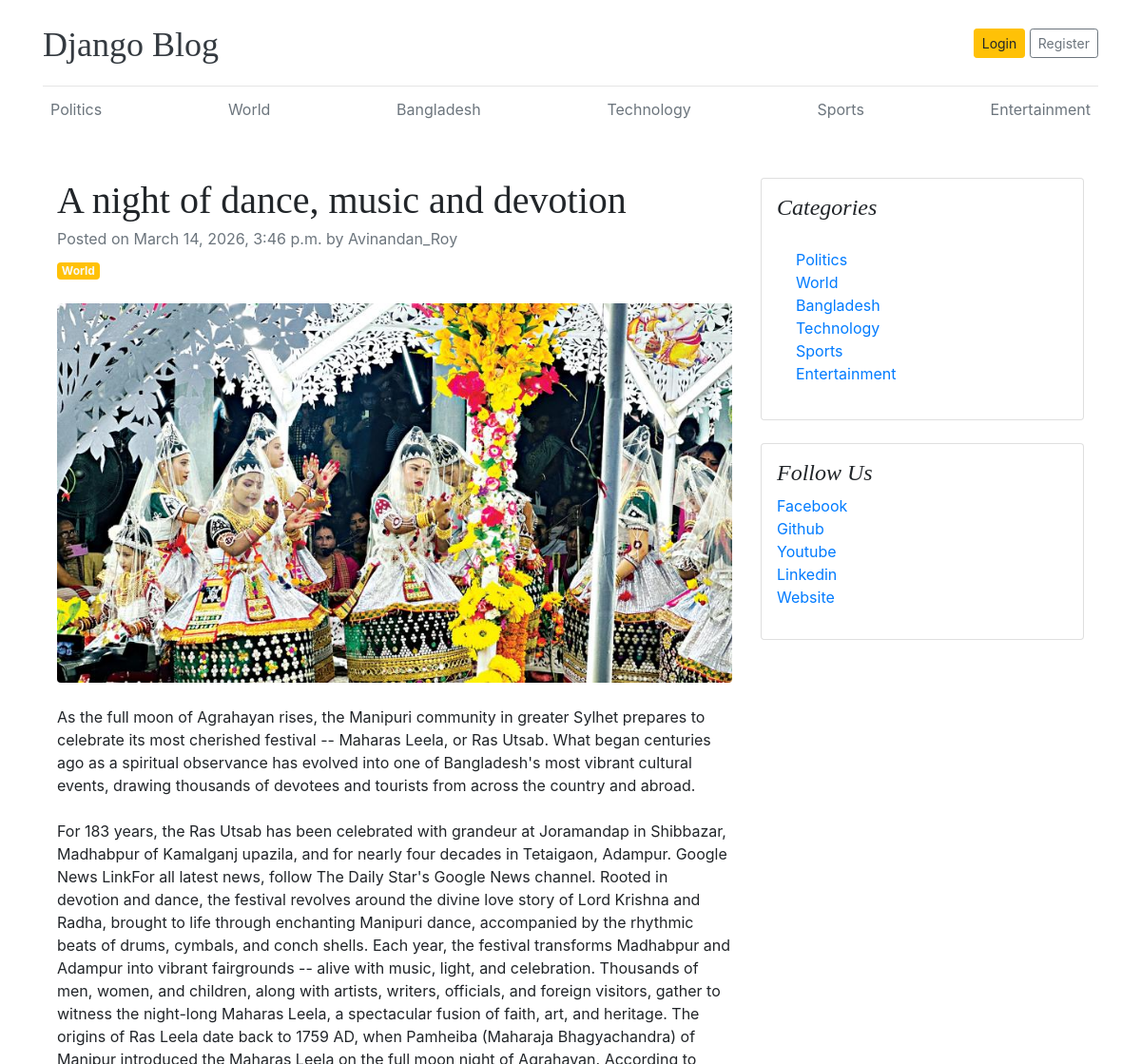
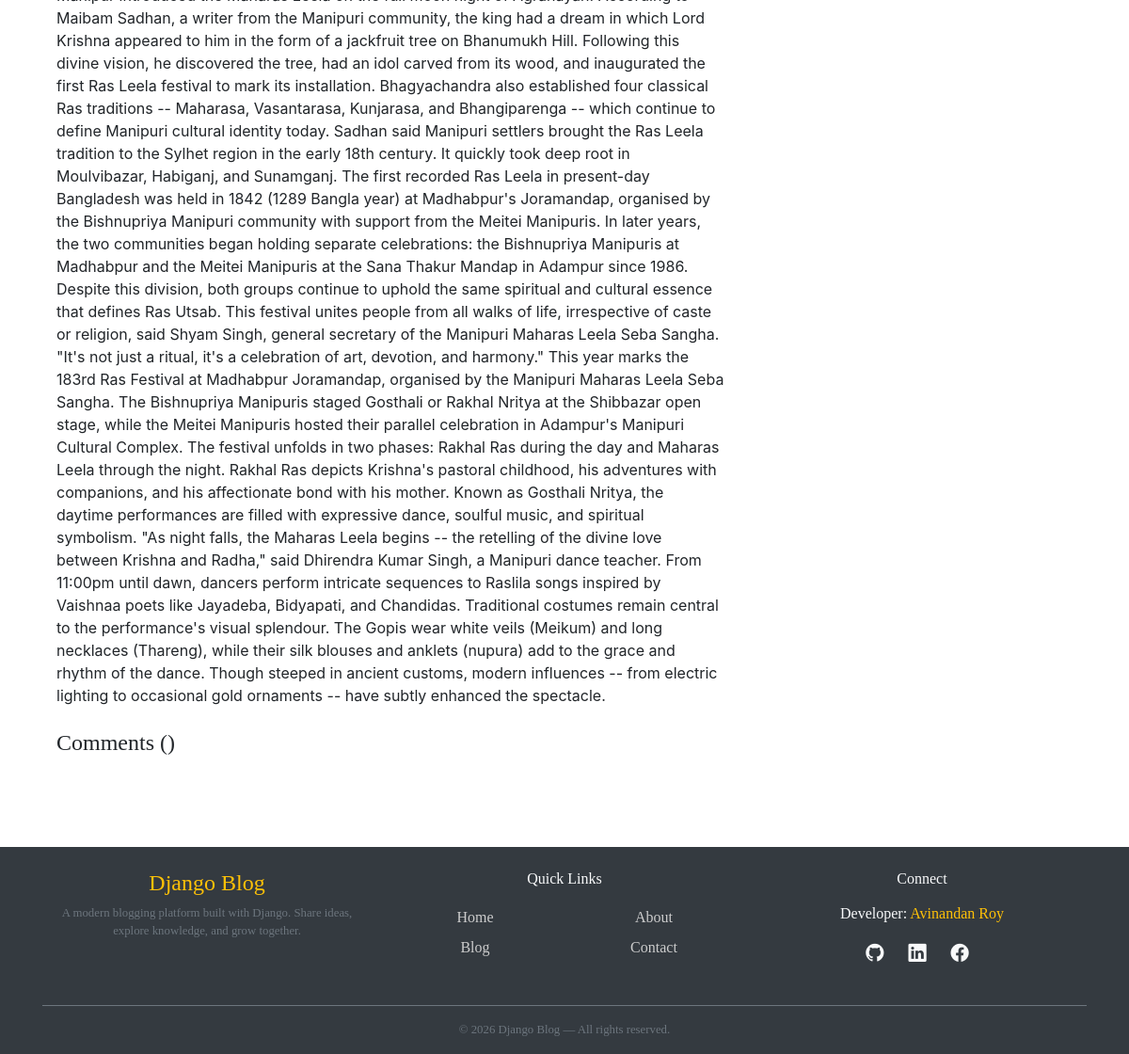
The page /post/World/a-night-of-dance-music-and-devotion/ on the database its author committed (2 pictures, top to bottom).
### blogs/models.py (models this page shows, shortened)
class Category(models.Model):
    category_name = models.CharField(max_length= 100 , unique= True)
    created_at = models.DateTimeField(auto_now_add= True)
    updated_at = models.DateTimeField(auto_now= True)
    class Meta:
        verbose_name = 'Category'
        verbose_name_plural = 'Categories'
    def __str__(self):
        return self.category_name

class Blog(models.Model):
    title = models.CharField(max_length= 200)
    slug = models.SlugField(max_length=300 , unique= True, blank= True)
    category = models.ForeignKey(Category , on_delete=models.CASCADE)
    author = models.ForeignKey(User , on_delete= models.CASCADE)
    featured_image = models.ImageField(upload_to='uploads/%Y/%m/%d/')
    short_description = models.TextField(max_length=500)
    blog_body = models.TextField(max_length=10000)
    status = models.CharField(choices=STATUS_CHOICES, default='Draft' ,max_length=20)
    is_featured = models.BooleanField(default=False)
    created_at = models.DateTimeField(auto_now_add= True)
    updated_at = models.DateTimeField(auto_now= True)
    class Meta:
        verbose_name = 'Blog'
        verbose_name_plural = 'Blogs'
        ordering = ['-created_at']

### aboutSocialLink/models.py (models this page shows, shortened)
class Social_Media_Link(models.Model):
    platform_name = models.CharField(max_length=100)
    url = models.URLField(max_length=200)
    created_at = models.DateTimeField(auto_now_add=True)
    updated_at = models.DateTimeField(auto_now=True)
    class Meta:
        verbose_name = 'Social Media Link'
        verbose_name_plural = 'Social Media Links'

### blogs/views.py (the view)
# urls.py: path('post/<str:category_name>/<slug:slug>/', Blogs_Views.single_post_view, name='single_post_view', ),
def single_post_view(request,category_name, slug ):
    try:
        post = Blog.objects.get( status = 'Published' ,slug = slug , category__category_name = category_name)
    except Blog.DoesNotExist:
        post = None
    categories = Category.objects.all()
    context ={
        'post': post,
        'categories': categories,
    }
    return render(request , 'single_post_view.html' , context,)

### blogs/context_processors.py (called while the page is built)
def get_categories(request):
    categories = Category.objects.all()
    return dict( categories = categories )

def get_social_Links(request):
    social_links = Social_Media_Link.objects.all()
    return dict(social_links = social_links)

### templates/single_post_view.html (shortened to what this page needs)
{% extends 'base.html' %}
{% block content %}
  {% if post %}
    <div class="container mt-5">
      <div class="row">
        <div class="col-lg-8">
          <article>
            <header class="mb-4">
              <h1 class="fw-bolder mb-1">{{ post.title }}</h1>
              <div class="text-muted fst-italic mb-2">Posted on {{ post.created_at }} by {{ post.author }}</div>
              <a class="badge bg-warning text-decoration-none text-light" href="{% url 'post_by_category' post.category_id %} ">{{ post.category }}</a>
            </header>
            <figure class="mb-4">
              <img class="img-fluid rounded" src="{{ post.featured_image.url }}" alt="Image" />
            </figure>
            <section class="mb-5">
              <p class="fs-5 mb-4">{{ post.short_description }}</p>
              <p class="fs-5 mb-4">{{ post.blog_body }}</p>
              <h4>Comments ({{ comment_count }})</h4>
            </section>
          </article>
        </div>
        <div class="col-lg-4">
          <div class="card mb-4 p-3">
            <h4 class="font-italic">Categories</h4>
            <div class="card-body">
              <div class="row">
                <div class="col-sm-6">
                  <ul class="list-unstyled mb-0">
                    {% for category in categories %}
                      <li>
                        <a href="{% url 'post_by_category' category.id %}">{{ category.category_name }}</a>
                      </li>
                    {% endfor %}
                  </ul>
                </div>
              </div>
            </div>
          </div>
          {% if social_links %}
            <div class="card mb-4 p-3">
              <h4 class="font-italic">Follow Us</h4>
              <ol class="list-unstyled">
                {% for i in social_links %}
                  <li>
                    <a href="{{ i.url }}" target="_blank">{{ i.platform_name }}</a>
                  </li>
                {% endfor %}
              </ol>
            </div>
          {% endif %}
        </div>
      </div>
    </div>
  {% endif %}
{% endblock %}

### templates/base.html (shortened to what this page needs)
{% load static %}
<!DOCTYPE html>
<html lang="en">
  <head>
    <link href="https://getbootstrap.com/docs/4.0/dist/css/bootstrap.min.css" rel="stylesheet" />
    <link href="https://cdn.jsdelivr.net/npm/bootstrap-icons@1.11.3/font/bootstrap-icons.css" rel="stylesheet" />
    <link rel="stylesheet" href="{% static 'css/blog.css' %}" />
  </head>
  <body>
    <div class="content-wrapper">
      <div class="container">
        <header class="blog-header py-3">
          <div class="row flex-nowrap justify-content-between align-items-center">
            <div class="col-8 pt-1">
              <a class="blog-header-logo text-dark" href="/">Django Blog</a>
            </div>
            <div class="col-4 d-flex justify-content-end align-items-center">
              {% if not user.is_authenticated %}
                <a class="btn btn-sm btn-warning" href="{% url 'login' %}">Login</a> &nbsp;
                <a class="btn btn-sm btn-outline-secondary" href="{% url 'register' %}">Register</a>
              {% else %}
                <a href="{% url 'dashboard' %}"><i class="bi bi-person pr-2 display-4 fw-bold"></i></a>
                <a class="btn btn-sm btn-danger" href="{% url 'logout' %}">Logout</a>
              {% endif %}
            </div>
          </div>
        </header>
        <div class="nav-scroller py-1 mb-2">
          <nav class="nav d-flex justify-content-between">
            {% for category in categories %}
              {% if category %}
                <a class="p-2 text-muted" href="{% url 'post_by_category' category.id %}">{{ category.category_name }}</a>
              {% endif %}
            {% endfor %}
          </nav>
        </div>
        {% block content %}
        {% endblock %}
      </div>
    </div>
    <footer class="footer bg-dark text-light pt-4 pb-3 mt-5">
      <div class="container">
        <div class="row text-center text-md-start">
          <div class="col-12 col-md-4 mb-4">
            <h4 class="fw-bold text-warning">Django Blog</h4>
            <p class="small text-muted px-2 px-md-0">A modern blogging platform built with Django. Share ideas, explore knowledge, and grow together.</p>
          </div>
          <div class="col-12 col-md-4 mb-4">
            <h6 class="fw-semibold mb-3">Quick Links</h6>
            <div class="row">
              <div class="col-6">
                <a href="/" class="footer-link py-1 d-block">Home</a>
                <a href="#" class="footer-link py-1 d-block">Blog</a>
              </div>
              <div class="col-6">
                <a href="#" class="footer-link py-1 d-block">About</a>
                <a href="#" class="footer-link py-1 d-block">Contact</a>
              </div>
            </div>
          </div>
          <div class="col-12 col-md-4 mb-4">
            <h6 class="fw-semibold mb-3">Connect</h6>
            <p>
              Developer:
              <a href="#" class="text-warning text-decoration-none fw-semibold">Avinandan Roy</a>
            </p>
            <div class="d-flex justify-content-center justify-content-md-center gap-3 mt-2">
              <a href="#" class="footer-icon text-light mx-2"><i class="bi bi-github"></i></a>
              <a href="#" class="footer-icon text-light mx-2"><i class="bi bi-linkedin"></i></a>
              <a href="#" class="footer-icon text-light mx-2"><i class="bi bi-facebook"></i></a>
            </div>
          </div>
        </div>
        <hr class="border-secondary my-3" />
        <div class="text-center small text-muted px-2">© 2026 Django Blog — All rights reserved.</div>
      </div>
    </footer>
  </body>
</html>

### static/css/blog.css (style rules this page uses)
.blog-header { border-bottom: 1px solid #e5e5e5; }
.blog-header-logo { font-family: "Playfair Display", Georgia, "Times New Roman", serif; font-size: 2.25rem; }
h1, h2, h3, h4, h5, h6 { font-family: "Playfair Display", Georgia, "Times New Roman", serif; }
.footer { font-family: "Playfair Display", Georgia, "Times New Roman", serif; }
.footer-link { color: #ccc; text-decoration: none; }
.footer-icon { font-size: 1.4rem; padding-right: 10px; color: #ccc; font-size: 1.2rem; }

### templates/base.html (style rules this page uses)
body { min-height: 100vh; display: flex; flex-direction: column; }
.content-wrapper { flex: 1 0 auto; }
footer { flex-shrink: 0; }

### rows shown on the page
Category: category_name "Politics"
Category: category_name "World"
Category: category_name "Bangladesh"
Category: category_name "Technology"
Category: category_name "Sports"
Category: category_name "Entertainment"
Blog: title "A night of dance, music and devotion", created_at "March 14, 2026, 3:46 p.m.", author "Avinandan_Roy", category "World", featured_image (picture), short_description "As the full moon of Agrahayan rises, the Manipuri community in greater Sylhet prepares to celebrate its most cherished festival -- Maharas Leela, or Ras Utsab. What began centuries ago as a spiritual observance has evolved into one of Bangladesh's most vibrant cultural events, drawing thousands of devotees and tourists from across the country and abroad.", blog_body "For 183 years, the Ras Utsab has been celebrated with grandeur at Joramandap in Shibbazar, Madhabpur of Kamalganj upazila, and for nearly four decades in Tetaigaon, Adampur. Google News LinkFor all latest news, follow The Daily Star's Google News channel. Rooted in devotion and dance, the festival revolves around the divine love story of Lord Krishna and Radha, brought to life through enchanting Manipuri dance, accompanied by the rhythmic beats of drums, cymbals, and conch shells. Each year, the festival transforms Madhabpur and Adampur into vibrant fairgrounds -- alive with music, light, and celebration. Thousands of men, women, and children, along with artists, writers, officials, and…"
Social_Media_Link: platform_name "Facebook"
Social_Media_Link: platform_name "Github"
Social_Media_Link: platform_name "Youtube"
Social_Media_Link: platform_name "Linkedin"
Social_Media_Link: platform_name "Website"
